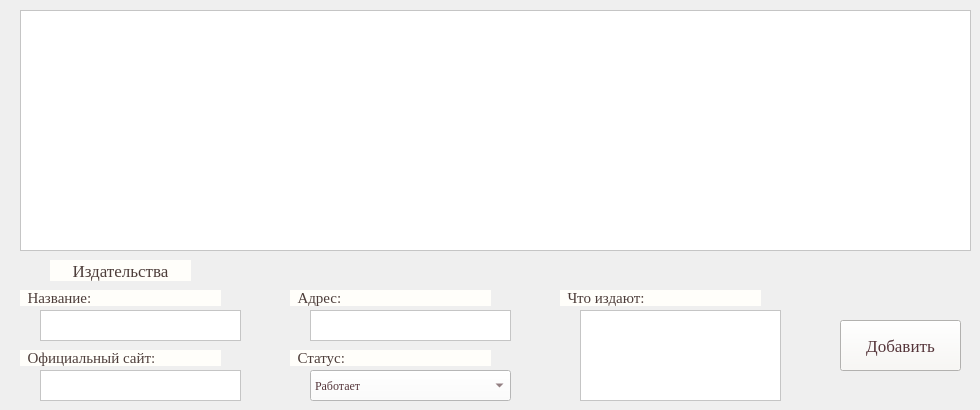
    <widget class="QWidget" name="publish">
     <attribute name="title">
      <string>Издательства</string>
     </attribute>
     <widget class="QTableView" name="tab_publ">
      <property name="geometry">
       <rect>
        <x>20</x>
        <y>10</y>
        <width>951</width>
        <height>241</height>
       </rect>
      </property>
      <property name="styleSheet">
       <string notr="true">background-color: rgb(255, 255, 255);</string>
      </property>
     </widget>
     <widget class="QLabel" name="lab_nazv_p">
      <property name="geometry">
       <rect>
        <x>50</x>
        <y>260</y>
        <width>141</width>
        <height>21</height>
       </rect>
      </property>
      <property name="font">
       <font>
        <family>Georgia</family>
        <pointsize>13</pointsize>
       </font>
      </property>
      <property name="styleSheet">
       <string notr="true">background-color: rgb(255, 254, 250);
color: rgb(77, 61, 58);</string>
      </property>
      <property name="text">
       <string>Издательства</string>
      </property>
      <property name="alignment">
       <set>Qt::AlignCenter</set>
      </property>
     </widget>
     <widget class="QTextEdit" name="te_p_name">
      <property name="geometry">
       <rect>
        <x>40</x>
        <y>310</y>
        <width>201</width>
        <height>31</height>
       </rect>
      </property>
      <property name="font">
       <font>
        <family>Georgia</family>
        <pointsize>9</pointsize>
       </font>
      </property>
      <property name="styleSheet">
       <string notr="true">background-color: rgb(255, 255, 255);
color: rgb(85, 54, 59);</string>
      </property>
     </widget>
     <widget class="QLabel" name="lab_naz_name_p">
      <property name="geometry">
       <rect>
        <x>20</x>
        <y>290</y>
        <width>201</width>
        <height>16</height>
       </rect>
      </property>
      <property name="font">
       <font>
        <family>Georgia</family>
        <pointsize>11</pointsize>
       </font>
      </property>
      <property name="styleSheet">
       <string notr="true">background-color: rgb(255, 254, 250);
color: rgb(77, 61, 58);</string>
      </property>
      <property name="text">
       <string>  Название:</string>
      </property>
     </widget>
     <widget class="QLabel" name="lab_naz_site_p">
      <property name="geometry">
       <rect>
        <x>20</x>
        <y>350</y>
        <width>201</width>
        <height>16</height>
       </rect>
      </property>
      <property name="font">
       <font>
        <family>Georgia</family>
        <pointsize>11</pointsize>
       </font>
      </property>
      <property name="styleSheet">
       <string notr="true">background-color: rgb(255, 254, 250);
color: rgb(77, 61, 58);</string>
      </property>
      <property name="text">
       <string>  Официальный сайт:</string>
      </property>
     </widget>
     <widget class="QTextEdit" name="te_p_site">
      <property name="geometry">
       <rect>
        <x>40</x>
        <y>370</y>
        <width>201</width>
        <height>31</height>
       </rect>
      </property>
      <property name="font">
       <font>
        <family>Georgia</family>
        <pointsize>9</pointsize>
       </font>
      </property>
      <property name="styleSheet">
       <string notr="true">background-color: rgb(255, 255, 255);
color: rgb(85, 54, 59);</string>
      </property>
     </widget>
     <widget class="QLabel" name="lab_naz_addres_p">
      <property name="geometry">
       <rect>
        <x>290</x>
        <y>290</y>
        <width>201</width>
        <height>16</height>
       </rect>
      </property>
      <property name="font">
       <font>
        <family>Georgia</family>
        <pointsize>11</pointsize>
       </font>
      </property>
      <property name="styleSheet">
       <string notr="true">background-color: rgb(255, 254, 250);
color: rgb(77, 61, 58);</string>
      </property>
      <property name="text">
       <string>  Адрес:</string>
      </property>
     </widget>
     <widget class="QTextEdit" name="te_addres_p">
      <property name="geometry">
       <rect>
        <x>310</x>
        <y>310</y>
        <width>201</width>
        <height>31</height>
       </rect>
      </property>
      <property name="font">
       <font>
        <family>Georgia</family>
        <pointsize>9</pointsize>
       </font>
      </property>
      <property name="styleSheet">
       <string notr="true">background-color: rgb(255, 255, 255);
color: rgb(85, 54, 59);</string>
      </property>
     </widget>
     <widget class="QLabel" name="lab_naz_stat_p">
      <property name="geometry">
       <rect>
        <x>290</x>
        <y>350</y>
        <width>201</width>
        <height>16</height>
       </rect>
      </property>
      <property name="font">
       <font>
        <family>Georgia</family>
        <pointsize>11</pointsize>
       </font>
      </property>
      <property name="styleSheet">
       <string notr="true">background-color: rgb(255, 254, 250);
color: rgb(77, 61, 58);</string>
      </property>
      <property name="text">
       <string>  Статус:</string>
      </property>
     </widget>
     <widget class="QLabel" name="lab_naz_wpub_p">
      <property name="geometry">
       <rect>
        <x>560</x>
        <y>290</y>
        <width>201</width>
        <height>16</height>
       </rect>
      </property>
      <property name="font">
       <font>
        <family>Georgia</family>
        <pointsize>11</pointsize>
       </font>
      </property>
      <property name="styleSheet">
       <string notr="true">background-color: rgb(255, 254, 250);
color: rgb(77, 61, 58);</string>
      </property>
      <property name="text">
       <string>  Что издают:</string>
      </property>
     </widget>
     <widget class="QTextEdit" name="te_wpub_p">
      <property name="geometry">
       <rect>
        <x>580</x>
        <y>310</y>
        <width>201</width>
        <height>91</height>
       </rect>
      </property>
      <property name="font">
       <font>
        <family>Georgia</family>
        <pointsize>9</pointsize>
       </font>
      </property>
      <property name="styleSheet">
       <string notr="true">background-color: rgb(255, 255, 255);
color: rgb(85, 54, 59);</string>
      </property>
     </widget>
     <widget class="QPushButton" name="btn_add_p">
      <property name="geometry">
       <rect>
        <x>840</x>
        <y>320</y>
        <width>121</width>
        <height>51</height>
       </rect>
      </property>
      <property name="font">
       <font>
        <family>Georgia</family>
        <pointsize>13</pointsize>
       </font>
      </property>
      <property name="styleSheet">
       <string notr="true">background-color: rgb(249, 248, 245);
color: rgb(84, 52, 57);</string>
      </property>
      <property name="text">
       <string>Добавить</string>
      </property>
     </widget>
     <widget class="QComboBox" name="cB_stat_p">
      <property name="geometry">
       <rect>
        <x>310</x>
        <y>370</y>
        <width>201</width>
        <height>31</height>
       </rect>
      </property>
      <property name="font">
       <font>
        <family>Georgia</family>
        <pointsize>9</pointsize>
       </font>
      </property>
      <property name="styleSheet">
       <string notr="true">background-color: rgb(255, 255, 255);
color: rgb(85, 54, 59);</string>
      </property>
      <item>
       <property name="text">
        <string>Работает</string>
       </property>
      </item>
      <item>
       <property name="text">
        <string>Закрыто</string>
       </property>
      </item>
     </widget>
    </widget>
